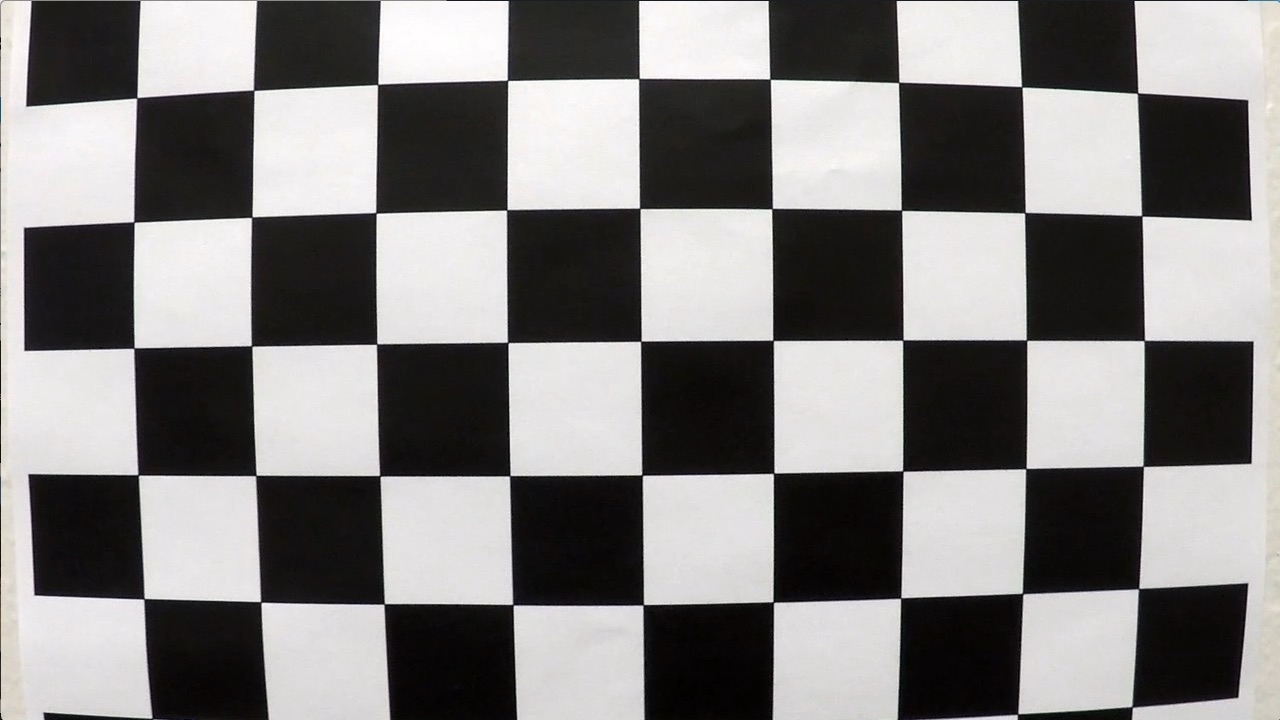
#> input picture canera_cal/calibration1.jpg, 1280 x 720 px; its folder holds 5 pictures in this run
$ jupyter execute --allow-errors preprocessing.ipynb   (shell and % lines are left out)   (Python 2 division)
#> lines starting #> are read from the running program, lines starting #| are printed output that depends on the picture
[cell 1]
# Import Packages
import glob  # OS dependencies to get file system details'
import cv2
#importing some useful packages
import pickle
import matplotlib.pyplot as plt
import matplotlib.image as mpimg
import numpy as np
from ipywidgets import interact, interactive, fixed

[cell 2]
def show_images(images, gray=None, divider = 2):
    """
    This is an utility function to show multiple images with different colour maps

    :param images - An images list
    :param gray - A flag to set default value for matplotlib imshow colour map. If the image
                  shape is 2( i.e binary image) then cmap value will be "gray"
    :return: Nothing
    """
    rows = (len(images)+1)//divider
    plt.figure(figsize=(16, 16))
    for idx, img in enumerate(images):
        plt.subplot(rows, divider, idx+1)
        # if the image is binary then it'll be printed as grayscale, otherwise colour map
        # will be ignored
        plt.imshow(img, cmap="gray" if len(img.shape) == 2 else gray)
        plt.xticks([])
        plt.yticks([])

    plt.show()

[cell 3]
# Loading test images from test_image directory
camera_cal_imgs = [mpimg.imread(path) for path in glob.glob("canera_cal/*")]
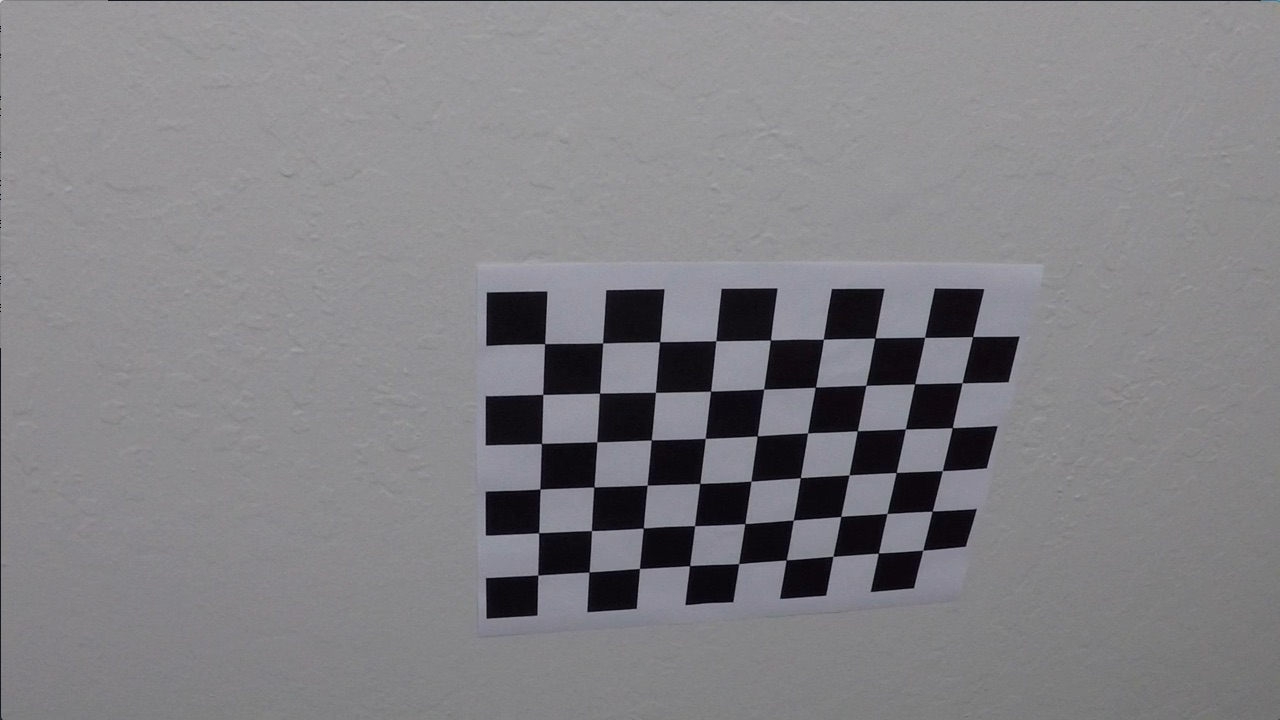
#> input picture canera_cal/calibration10.jpg, 1280 x 720 px
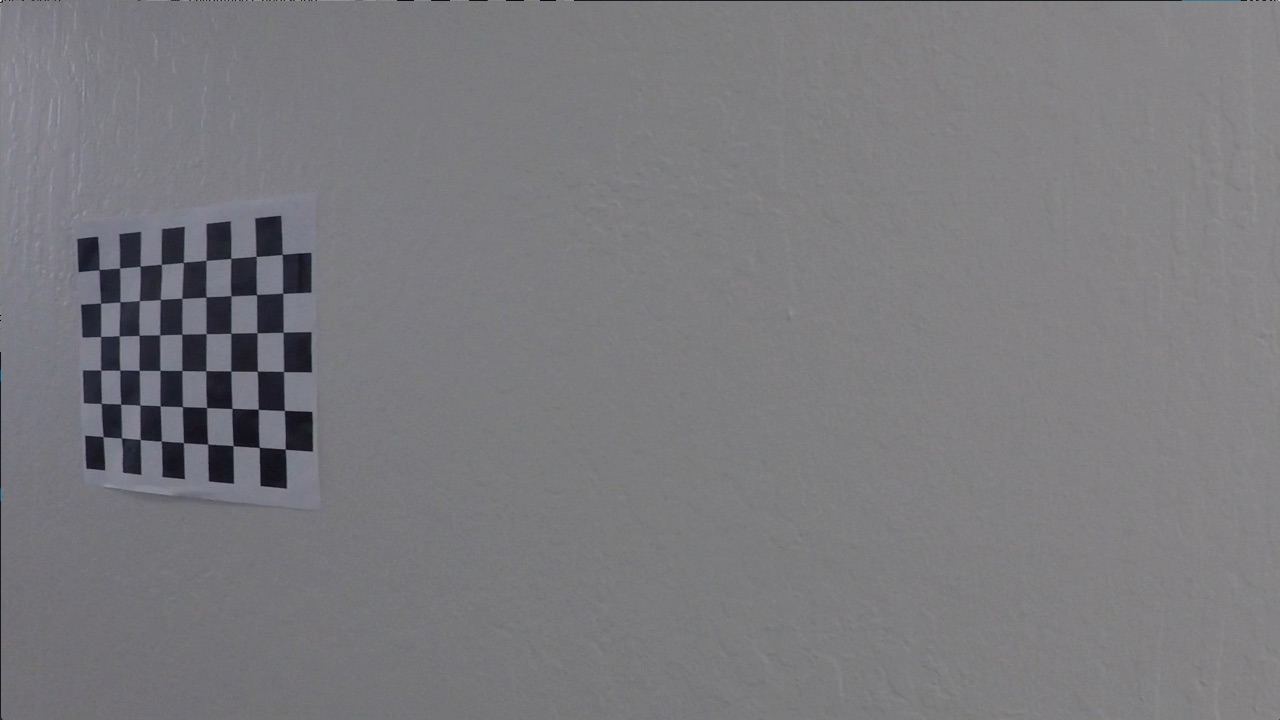
#> input picture canera_cal/calibration11.jpg, 1280 x 720 px
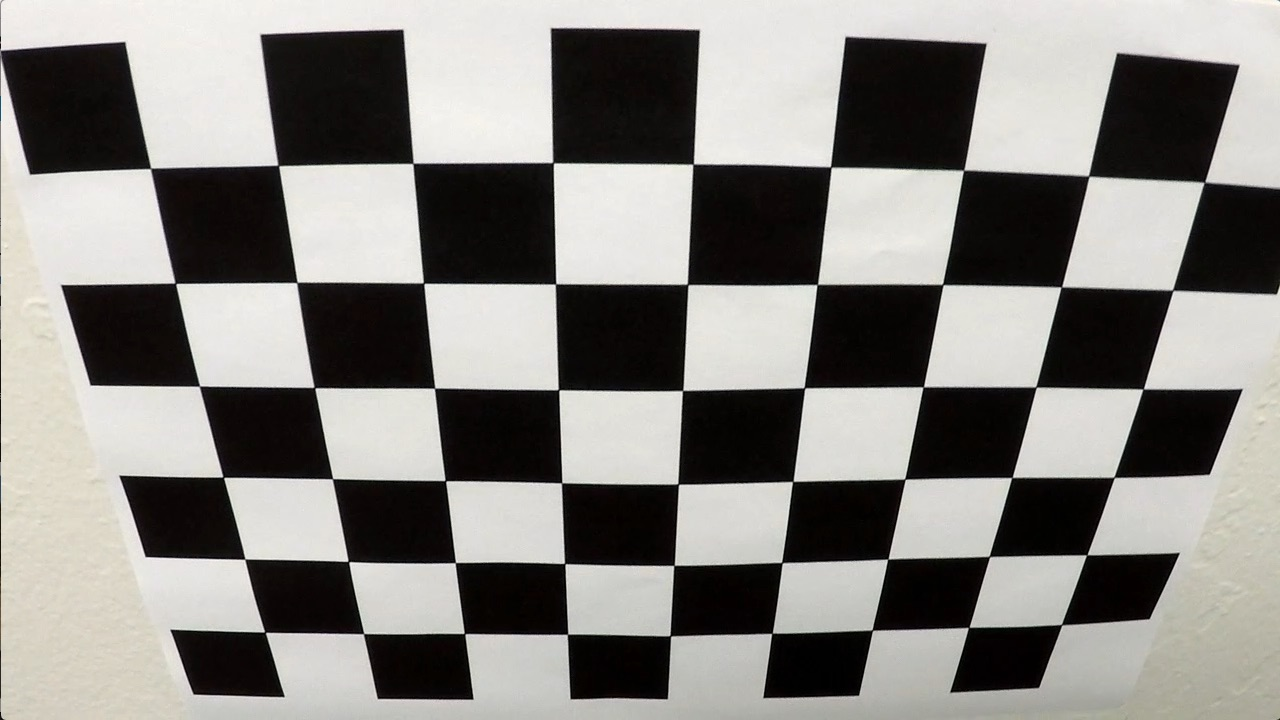
#> input picture canera_cal/calibration2.jpg, 1280 x 720 px
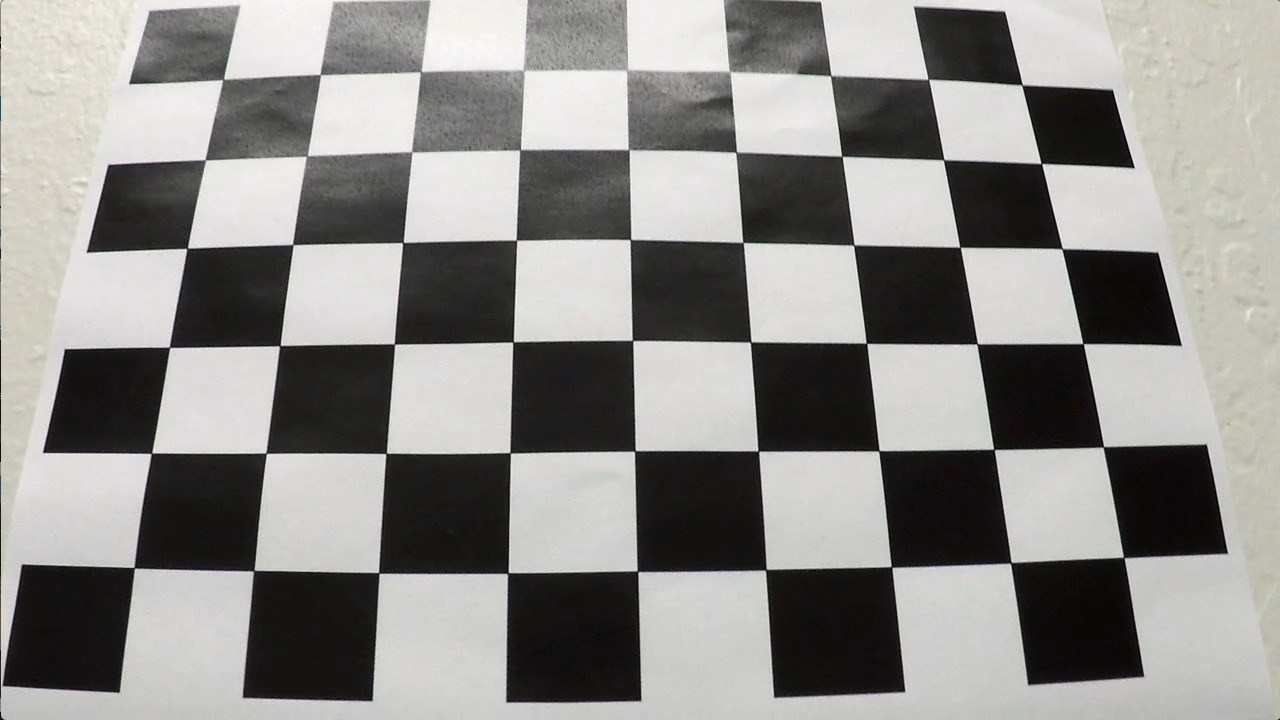
#> input picture canera_cal/calibration3.jpg, 1280 x 720 px
#> camera_cal_imgs = 5 items

# Visualize calibration images
show_images(camera_cal_imgs[:4], divider=4)
#> in show_images, `rows = (len(images)+1)//divider`: rows = 1
#> the loop in show_images, `for idx, img in enumerate(images):` made 4 passes

[cell 4]
def grayscale(img, opencv_read=False):
    """

    :param img:
    :param opencv_read:
    :return:
    """
    if opencv_read:
        return cv2.cvtColor(img, cv2.COLOR_BGR2GRAY)

    return cv2.cvtColor(img, cv2.COLOR_RGB2GRAY)

### Camera calibration
Camera resectioning determines which incoming light is associated with each pixel on the resulting image.

[cell 5]
# prepare objects points
objp = np.zeros((6*9, 3), np.float32)
objp[:,:2] = np.mgrid[0:9, 0:6].T.reshape(-1,2)

# Arrays to store object points and iamg points from all the images
objpoints = []
imgpoints = []

def find_and_draw_chessboard(img, pattern_size= (9,6)):
    gray = grayscale(img)

    # find the chessboard corners
    ret, corners = cv2.findChessboardCorners(gray, pattern_size, None)

    # if found, add object points, image points
    if ret:
        objpoints.append(objp)
        imgpoints.append(corners)

        # draw and display the corners
        cv2.drawChessboardCorners(img, pattern_size, corners, ret)

    # if not found, return same input image
    return img

[cell 6]
# Draw subplots dynamically
fig, axs = plt.subplots(5,4, figsize=(16, 16))
axs = axs.ravel()

#> (the rest of this cell did not finish here and is left out)

[cell 7]
#cache an image to further reuse
sample_img = mpimg.imread("canera_cal/calibration1.jpg")
#> sample_img is the input picture: shape (720, 1280, 3); mean R, G, B 130.1, 128.4, 127.8
#cache image size to further reuse
img_size = sample_img.shape[:2]
#> img_size = (720, 1280)

# Do Camera calibration given objects' points and images' points
# mtx - camera calibrated matrix
# dist - distortion cofficients
ret, mtx, dist, rvecs, tvecs = cv2.calibrateCamera(objpoints, imgpoints,img_size, None, None)
#> ret = 0.714; mtx = [[737.2, 0, 466.5], [0, 560.8, 623.9], [0, 0, 1]]; dist = [[-0.0616, -0.0725, -0.053, 0.0274, 0.0478]]; rvecs = ([0.27, -0.164, -0.0427],); tvecs = ([1.24, -6.02, 12.79],)

# Save the Camera calibration results for later use
dist_pickle = {"mtx": mtx, "dist": dist}
#> dist_pickle = {'mtx': [[737.2, 0, 466.5], [0, 560.8, 623.9], [0, 0, 1]], 'dist': [[-0.0616, -0.0725, -0.053, 0.0274, 0.0478]]}
pickle.dump( dist_pickle, open( "calibration.p", "wb" ) )

#### Distortion correction

Image distortion occurs when a camera looks at 3D objects in the real world and transforms them into a 2D image; this transformation isn’t perfect. Distortion actually changes what the shape and size of these 3D objects appear to be. So, the first step in analyzing camera images, is to undo this distortion so that you can get correct and useful information out of them.

[cell 8]
# [10 lines left out: function undistort, not called in this run]

[cell 9]
# [16 lines left out: function undistort_image, not called in this run]

[cell 10]
test_images = [mpimg.imread(path) for path in glob.glob("/content/test/*")]

#undistord images
undistort_images = list(map(lambda img: undistort_image(img), test_images[:2]))
#> undistort_images = []
#> img is the input picture: shape (720, 1280, 3); mean R, G, B 130.2, 129.4, 133.1

### Perspective transformation

A perspective transform maps the points in a given image to different, desired, image points with a new perspective. The perspective transform you’ll be most interested in is a bird’s-eye view transform that let’s us view a lane from above; this will be useful for calculating the lane curvature later on. Aside from creating a bird’s eye view representation of an image, a perspective transform can also be used for all kinds of different view points.

#> (a cell that did not finish here is left out)

[cell 12]
# [14 lines left out: function draw_polygon_on_image, not called in this run]

#> (a cell that did not finish here is left out)

[cell 14]
# Visualize undistortion images and unwaperd images
# [18 lines left out: function visualize_warped_images, not called in this run]

[cell 15]
# Apply unwarp to get perspectives from test images
warped_images = list(map(lambda img: visualize_warped_images(img), undistort_images))
#> warped_images = []
